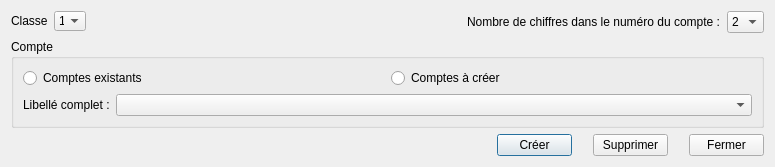
<?xml version="1.0" encoding="UTF-8"?>
<ui version="4.0">
 <class>BDConfigCpt</class>
 <widget class="QDialog" name="BDConfigCpt">
  <property name="geometry">
   <rect>
    <x>0</x>
    <y>0</y>
    <width>775</width>
    <height>161</height>
   </rect>
  </property>
  <property name="windowTitle">
   <string>Dialog</string>
  </property>
  <layout class="QGridLayout" name="gridLayout_2">
   <item row="0" column="0">
    <layout class="QFormLayout" name="formLayout_3">
     <item row="0" column="0">
      <widget class="QLabel" name="label">
       <property name="text">
        <string>Classe</string>
       </property>
      </widget>
     </item>
     <item row="0" column="1">
      <widget class="QComboBox" name="comboBoxClasse">
       <property name="maximumSize">
        <size>
         <width>32</width>
         <height>20</height>
        </size>
       </property>
       <item>
        <property name="text">
         <string>1</string>
        </property>
       </item>
       <item>
        <property name="text">
         <string>2</string>
        </property>
       </item>
       <item>
        <property name="text">
         <string>3</string>
        </property>
       </item>
       <item>
        <property name="text">
         <string>4</string>
        </property>
       </item>
       <item>
        <property name="text">
         <string>5</string>
        </property>
       </item>
       <item>
        <property name="text">
         <string>6</string>
        </property>
       </item>
       <item>
        <property name="text">
         <string>7</string>
        </property>
       </item>
       <item>
        <property name="text">
         <string>8</string>
        </property>
       </item>
       <item>
        <property name="text">
         <string>9</string>
        </property>
       </item>
      </widget>
     </item>
    </layout>
   </item>
   <item row="0" column="1" colspan="3">
    <layout class="QFormLayout" name="formLayout_4">
     <item row="0" column="0">
      <widget class="QLabel" name="label_4">
       <property name="text">
        <string>Nombre de chiffres dans le numéro du compte :</string>
       </property>
      </widget>
     </item>
     <item row="0" column="1">
      <widget class="QComboBox" name="comboBoxNbChiffre">
       <item>
        <property name="text">
         <string>2</string>
        </property>
       </item>
       <item>
        <property name="text">
         <string>3</string>
        </property>
       </item>
       <item>
        <property name="text">
         <string>4</string>
        </property>
       </item>
      </widget>
     </item>
    </layout>
   </item>
   <item row="1" column="0" colspan="4">
    <widget class="QGroupBox" name="groupBox">
     <property name="maximumSize">
      <size>
       <width>100000</width>
       <height>100000</height>
      </size>
     </property>
     <property name="title">
      <string>Compte</string>
     </property>
     <layout class="QGridLayout" name="gridLayout">
      <item row="0" column="0">
       <widget class="QRadioButton" name="rb_cpt_existant">
        <property name="text">
         <string>Comptes existants</string>
        </property>
       </widget>
      </item>
      <item row="0" column="1">
       <widget class="QRadioButton" name="rb_cpt_a_creer">
        <property name="text">
         <string>Comptes à créer</string>
        </property>
       </widget>
      </item>
      <item row="1" column="0" colspan="2">
       <layout class="QFormLayout" name="formLayout_2">
        <item row="0" column="0">
         <widget class="QLabel" name="label_3">
          <property name="text">
           <string>Libellé complet :</string>
          </property>
         </widget>
        </item>
        <item row="0" column="1">
         <widget class="QComboBox" name="comboBoxLibelle">
          <property name="sizeAdjustPolicy">
           <enum>QComboBox::AdjustToContents</enum>
          </property>
         </widget>
        </item>
       </layout>
      </item>
     </layout>
    </widget>
   </item>
   <item row="2" column="1">
    <widget class="QPushButton" name="btn_creer">
     <property name="maximumSize">
      <size>
       <width>75</width>
       <height>23</height>
      </size>
     </property>
     <property name="layoutDirection">
      <enum>Qt::RightToLeft</enum>
     </property>
     <property name="text">
      <string>Créer</string>
     </property>
    </widget>
   </item>
   <item row="2" column="2">
    <widget class="QPushButton" name="btn_supprimer">
     <property name="maximumSize">
      <size>
       <width>75</width>
       <height>23</height>
      </size>
     </property>
     <property name="layoutDirection">
      <enum>Qt::RightToLeft</enum>
     </property>
     <property name="text">
      <string>Supprimer</string>
     </property>
    </widget>
   </item>
   <item row="2" column="3">
    <widget class="QPushButton" name="btn_fermer">
     <property name="maximumSize">
      <size>
       <width>75</width>
       <height>23</height>
      </size>
     </property>
     <property name="layoutDirection">
      <enum>Qt::RightToLeft</enum>
     </property>
     <property name="text">
      <string>Fermer</string>
     </property>
    </widget>
   </item>
  </layout>
 </widget>
 <resources/>
 <connections/>
</ui>
